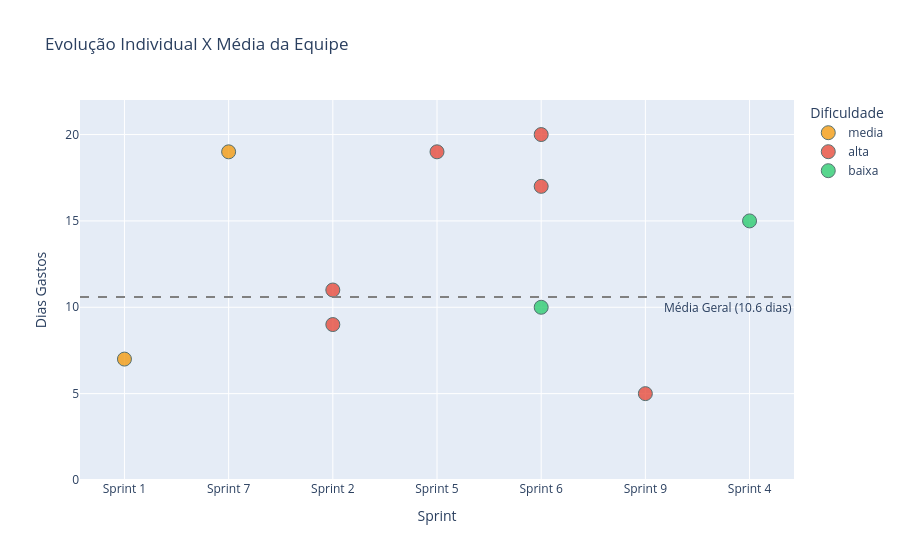

Write notebook code for a chart like this one.
### Markdown cell above
GRAFICO DINAMICO

### Code cell
# o grafico grande que é aO GRAFICO DE ANA Q MOSTRA AS ENTREGAS AO LONGO DAS SPRINGS.

#base ado nos dados gerais de todos os mentorados
concluidas_equipe = tabela[tabela['status_atual'] == 'concluida']
media_equipe = concluidas_equipe['duracao_em_dias'].mean()
teto_do_grafico = concluidas_equipe['duracao_em_dias'].max() + 2

# 2. pra cada atividade
mapa_de_cores = {
    'alta': '#E74C3C',    # Vermelho Alerta
    'Alta': '#E74C3C',
    'média': '#F39C12',   # Laranja/Amarelo Atenção
    'media': '#F39C12',
    'Média': '#F39C12',
    'baixa': '#2ECC71',   # Verde Tranquilo
    'Baixa': '#2ECC71'
}

# 3. definir grafico
def criar_grafico_evolucao(dataset_alvo, titulo_do_grafico):

    df_plot = dataset_alvo[dataset_alvo['status_atual'] == 'concluida'].copy()

#separar por sring
    df_plot['sprint_num'] = df_plot['titulo'].str.extract(r'Sprint (\d+)').astype(int)
    df_plot['nome_sprint'] = df_plot['titulo'].str.extract(r'(Sprint \d+)')
    df_plot = df_plot.sort_values('sprint_num')

    fig = px.scatter(
        df_plot,
        x='nome_sprint',
        y='duracao_em_dias',
        color='prioridade',
        color_discrete_map=mapa_de_cores,
        hover_data=['titulo', 'mentorado'],
        title=titulo_do_grafico,
        labels={'duracao_em_dias': 'Dias Gastos', 'nome_sprint': 'Sprint', 'prioridade': 'Dificuldade'}
    )

    fig.add_hline(
        y=media_equipe,
        line_dash="dash",
        line_color="gray",
        annotation_text=f"Média Geral ({media_equipe:.1f} dias)",
        annotation_position="bottom right"
    )

    # bolas do grafico
    fig.update_traces(marker=dict(size=14, opacity=0.8, line=dict(width=1, color='DarkSlateGrey')))
    fig.update_yaxes(range=[0, teto_do_grafico])

    return fig

# 3. GERANDO OS DOIS GRÁFICOS COM 1 LINHA DE CÓDIGO CADA

grafico_ana = criar_grafico_evolucao(mentorada, " Evolução Individual X Média da Equipe ")

# Exibindo as duas obras de arte

grafico_ana.show()

#oq esta acontecendo? : ele pega os dias gastos(duraçao_em_dias das atividades CONCLUIDAS) e coloca as sprint, ai podemos ver, de forma dinamica, as tarefas q foram concluidas, e as informações contidas

### Figure 1 — Plotly figure (JSON) as saved in the notebook; plotly's stock layout.template omitted (floating-point values rounded to 4 significant figures)
{"data": [{"customdata": [["Atualizar Pipeline CI/CD - Sprint 1", "Ana Ribeiro"], ["Refatorar Pipeline CI/CD - Sprint 7", "Ana Ribeiro"]], "hovertemplate": "Dificuldade=media<br>Sprint=%{x}<br>Dias Gastos=%{y}<br>titulo=%{customdata[0]}<br>mentorado=%{customdata[1]}<extra></extra>", "legendgroup": "media", "marker": {"color": "#F39C12", "line": {"color": "DarkSlateGrey", "width": 1}, "opacity": 0.8, "size": 14, "symbol": "circle"}, "mode": "markers", "name": "media", "orientation": "v", "showlegend": true, "type": "scatter", "x": ["Sprint 1", "Sprint 7"], "xaxis": "x", "y": [7.0, 19.0], "yaxis": "y"}, {"customdata": [["Criar Scripts de Deploy - Sprint 2", "Ana Ribeiro"], ["Ajustar Pipeline CI/CD - Sprint 2", "Ana Ribeiro"], ["Refatorar Scripts de Deploy - Sprint 5", "Ana Ribeiro"], ["Criar Pipeline CI/CD - Sprint 6", "Ana Ribeiro"], ["Atualizar Scripts de Deploy - Sprint 6", "Ana Ribeiro"], ["Ajustar Pipeline CI/CD - Sprint 9", "Ana Ribeiro"]], "hovertemplate": "Dificuldade=alta<br>Sprint=%{x}<br>Dias Gastos=%{y}<br>titulo=%{customdata[0]}<br>mentorado=%{customdata[1]}<extra></extra>", "legendgroup": "alta", "marker": {"color": "#E74C3C", "line": {"color": "DarkSlateGrey", "width": 1}, "opacity": 0.8, "size": 14, "symbol": "circle"}, "mode": "markers", "name": "alta", "orientation": "v", "showlegend": true, "type": "scatter", "x": ["Sprint 2", "Sprint 2", "Sprint 5", "Sprint 6", "Sprint 6", "Sprint 9"], "xaxis": "x", "y": [9.0, 11.0, 19.0, 17.0, 20.0, 5.0], "yaxis": "y"}, {"customdata": [["Documentar Tabelas no BD - Sprint 4", "Ana Ribeiro"], ["Documentar Tabelas no BD - Sprint 6", "Ana Ribeiro"]], "hovertemplate": "Dificuldade=baixa<br>Sprint=%{x}<br>Dias Gastos=%{y}<br>titulo=%{customdata[0]}<br>mentorado=%{customdata[1]}<extra></extra>", "legendgroup": "baixa", "marker": {"color": "#2ECC71", "line": {"color": "DarkSlateGrey", "width": 1}, "opacity": 0.8, "size": 14, "symbol": "circle"}, "mode": "markers", "name": "baixa", "orientation": "v", "showlegend": true, "type": "scatter", "x": ["Sprint 4", "Sprint 6"], "xaxis": "x", "y": [15.0, 10.0], "yaxis": "y"}], "layout": {"annotations": [{"showarrow": false, "text": "Média Geral (10.6 dias)", "x": 1, "xanchor": "right", "xref": "x domain", "y": 10.59, "yanchor": "top", "yref": "y"}], "legend": {"title": {"text": "Dificuldade"}, "tracegroupgap": 0}, "shapes": [{"line": {"color": "gray", "dash": "dash"}, "type": "line", "x0": 0, "x1": 1, "xref": "x domain", "y0": 10.59, "y1": 10.59, "yref": "y"}], "title": {"text": " Evolução Individual X Média da Equipe "}, "xaxis": {"anchor": "y", "domain": [0, 1], "title": {"text": "Sprint"}}, "yaxis": {"anchor": "x", "domain": [0, 1], "range": [0, 22], "title": {"text": "Dias Gastos"}}}}
